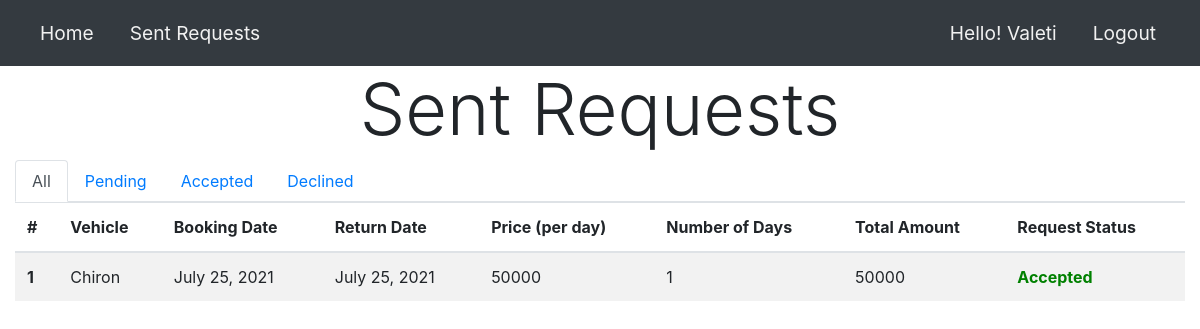
/SentRequests/ (signed in), run on the app's committed database.
### CustomerHome/models.py (models this page shows, shortened)
class Customer(models.Model):
    customer_id = models.AutoField
    customer_firstname = models.CharField(max_length=60)
    customer_lastname = models.CharField(max_length=60)
    customer_address = models.CharField(max_length=600)
    customer_email = models.CharField(max_length=100)
    customer_password = models.CharField(max_length=32)
    customer_dob = models.DateField()
    customer_mobileno = models.CharField(max_length=10)
    customer_gender = models.CharField(max_length=15)
    customer_license = models.ImageField(upload_to='img/Customer_License/')
    customer_city = models.CharField(max_length=30)
    customer_state = models.CharField(max_length=30)
    customer_country = models.CharField(max_length=30)
    customer_pincode = models.IntegerField()

### RentVehicle/models.py (models this page shows, shortened)
class RentVehicle(models.Model):
    RentVehicle_id = models.AutoField
    RentVehicle_Date_of_Booking = models.DateField(blank=True,null=True)
    RentVehicle_Date_of_Return = models.DateField(blank=True,null=True)
    Total_days = models.IntegerField()
    Advance_amount = models.IntegerField(blank=True,null=True)
    RentVehicle_Total_amount = models.IntegerField(blank=True,null=True)
    isAvailable = models.BooleanField(default=True)
    isBillPaid = models.BooleanField(default=False)
    Vehicle_license_plate = models.CharField(max_length=30)
    customer_email = models.CharField(max_length=100)
    request_responded_by = models.CharField(max_length=100,blank=True,null=True)
    request_status = models.CharField(max_length=30,default="Pending")

### Vehicles/models.py (models this page shows, shortened)
class Vehicle(models.Model):
    Vehicle_id = models.AutoField
    Vehicle_name = models.CharField(max_length=60)
    Vehicle_company = models.CharField(max_length=60)
    Vehicle_model = models.CharField(max_length=60)
    Vehicle_type = models.CharField(max_length=20)
    Vehicle_fuel = models.CharField(max_length=10)
    Vehicle_No_of_Seats = models.IntegerField()
    Vehicle_color = models.CharField(max_length=20)
    Vehicle_license_plate = models.CharField(max_length=30)
    Vehicle_uploaded_by = models.CharField(max_length=100)
    Vehicle_image1 = models.ImageField(upload_to='img/Vehicle_images/')
    Vehicle_image2 = models.ImageField(upload_to='img/Vehicle_images/')
    Vehicle_image3 = models.ImageField(upload_to='img/Vehicle_images/')
    isGeared = models.BooleanField()
    Vehicle_description = models.CharField(max_length=1500)
    Vehicle_price = models.IntegerField()

### CustomerHome/views.py (the view)
# urls.py: path('SentRequests/',views.SentRequests,name="SentRequests"),
def SentRequests(request):
    if('user_email' not in request.session):
        return redirect('/signin/')
    customer_email = request.session.get('user_email')
    customer = Customer.objects.get(customer_email=customer_email)
    rentvehicle = RentVehicle.objects.filter(customer_email=customer_email)
    if rentvehicle.exists():
        vehicle = Vehicle.objects.all()
        return render(request,'SentRequests.html',{'customer':customer,'rentvehicle':rentvehicle,'vehicle':vehicle})
    else:
        Message = "You haven't rented any vehicle yet!!"
        return render(request,'SentRequests.html',{'customer':customer,'rentvehicle':rentvehicle,'Message':Message})

### CustomerHome/templates/SentRequests.html (shortened to what this page needs)
{%extends 'Customer_only_navbar_Loggedin.html'%} {% load static %}
    {% block name %}{{customer.customer_firstname}}{%endblock%} {% block pagecontent %} {%if Message%}
    <div class="container mt-5">
        <div class="alert alert-warning" role="alert">
            <h4 class="alert-heading">NOT RENTED ANY YET!!</h4>
            <p>You haven't made any rent request yet</p>
            <hr>
            <p class="mb-0">We have every type of vehicles you need within your budget. Nice, Neat and tidy. Go and get one.
                <a href="/">Click here</a>
            </p>
        </div>
    </div>
    {%else%}
    <h1 class="display-3" style="text-align: center;">Sent Requests</h1>
    <nav>
        <div class="nav nav-tabs" id="nav-tab" role="tablist">
            <a class="nav-item nav-link active" id="nav-all-tab" data-toggle="tab" href="#nav-all" role="tab" aria-controls="nav-all" aria-selected="true">All</a>
            <a class="nav-item nav-link" id="nav-pending-tab" data-toggle="tab" href="#nav-pending" role="tab" aria-controls="nav-pending" aria-selected="false">Pending</a>
            <a class="nav-item nav-link" id="nav-accepted-tab" data-toggle="tab" href="#nav-accepted" role="tab" aria-controls="nav-accepted" aria-selected="false">Accepted</a>
            <a class="nav-item nav-link" id="nav-declined-tab" data-toggle="tab" href="#nav-declined" role="tab" aria-controls="nav-declined" aria-selected="false">Declined</a>
        </div>
    </nav>
    <div class="tab-content" id="nav-tabContent">
        <div class="tab-pane fade show active" id="nav-all" role="tabpanel" aria-labelledby="nav-all-tab">
            <table class="table table-striped">
                <thead>
                    <tr>
                        <th scope="col">#</th>
                        <th scope="col">Vehicle</th>
                        <th scope="col">Booking Date</th>
                        <th scope="col">Return Date</th>
                        <th scope="col">Price (per day)</th>
                        <th scope="col">Number of Days</th>
                        <th scope="col">Total Amount</th>
                        <th scope="col">Request Status</th>
                    </tr>
                </thead>
                <tbody>
                    {% for rv in rentvehicle %}
                    <tr>
                        <th scope="row">{{forloop.counter}}</th>
                        {%for veh in vehicle%} {%if veh.Vehicle_license_plate == rv.Vehicle_license_plate%}
                        <td>{{veh.Vehicle_name}}</td>
                        {%endif%} {%endfor%}
                        <td>{{rv.RentVehicle_Date_of_Booking}}</td>
                        <td>{{rv.RentVehicle_Date_of_Return}}</td>
                        {%for veh in vehicle%} {%if veh.Vehicle_license_plate == rv.Vehicle_license_plate%}
                        <td>{{veh.Vehicle_price}}</td>
                        {%endif%} {%endfor%}
                        <td>{{rv.Total_days}}</td>
                        <td>{{rv.RentVehicle_Total_amount}}</td>
                        {%if rv.request_status == "Accepted"%}
                        <td style="color: green; font-weight: bolder;">{{rv.request_status}}</td>
                        {%elif rv.request_status == "Declined"%}
                        <td style="color: red; font-weight: bolder;">{{rv.request_status}}</td>
                        {%elif rv.request_status == "Pending"%}
                        <td><span style="color: chocolate; font-weight: bolder;">Pending <a class="btn btn-danger"
                                    href="/RentVehicle/CancelRequest?id={{rv.id}}">Cancel</a></td>
                        {%endif%}
                    </tr>
                    {% endfor %}
                </tbody>
            </table>
        </div>
    </div>
    {%endif%} {% endblock pagecontent %}

### data on the page
Customer: customer_firstname "Valeti"
RentVehicle: RentVehicle_Date_of_Booking "July 25, 2021", RentVehicle_Date_of_Return "July 25, 2021", Total_days "1", RentVehicle_Total_amount "50000", request_status "Accepted"
Vehicle: Vehicle_name "Chiron", Vehicle_price "50000"
